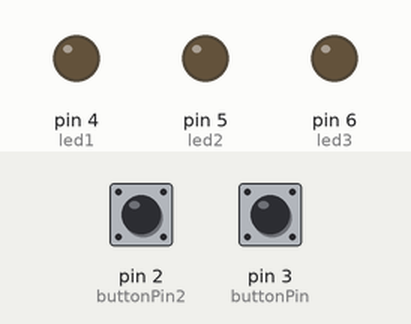
Recording of a sketch running on a simulated Arduino Uno, built with avr-gcc and run on an emulated ATmega328P. On the bench: output pins drawn as LEDs (lit = HIGH). The inputs (shaded band) are chosen by the test bench; at power-on: pin 2 (buttonPin2) LOW, pin 3 (buttonPin) LOW.

Above: at 1.2 s.
1.3 s: pin 2 (buttonPin2) pulled HIGH for 0.15 s
At 4.1 s:
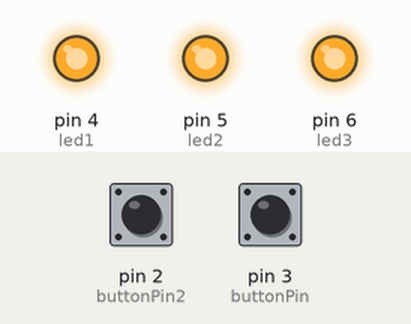
4.4 s: pin 3 (buttonPin) pulled HIGH for 0.15 s
At 5.2 s:
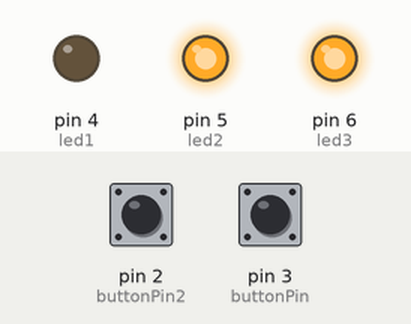
7.5 s: pin 2 (buttonPin2) pulled HIGH for 1 s
At 8.3 s:
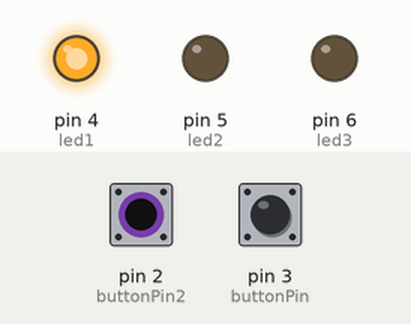
11.0 s: pin 3 (buttonPin) pulled HIGH for 1 s
At 12.3 s:
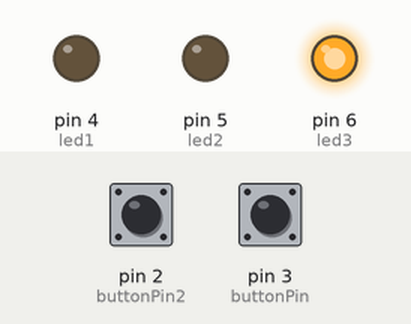
Timing chart, 0 to 14.5 s (numbered marks = the images above; inputs shaded):
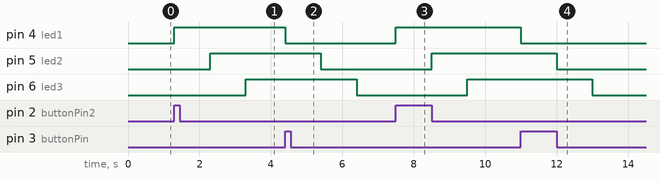

The sketch:

interrups_3Leds.ino
```cpp
const int buttonPin = 3;
const int buttonPin2 = 2;
const int led1 = 4;
const int led2 = 5;
const int led3 = 6;

int buttonState = 0;
int buttonState1 = 0;

// the setup function runs once when you press reset or power the board
void setup() {
  // initialize digital pin LED_BUILTIN as an output.

  pinMode(led1, OUTPUT);
  pinMode(led2, OUTPUT);
  pinMode(led3, OUTPUT);

  pinMode(buttonPin2, INPUT);

}

// the loop function runs over and over again forever
void loop() {
  noInterrupts();
  // critical, time-sensitive code here
  buttonState = digitalRead(buttonPin2);
  buttonState1 = digitalRead(buttonPin);
  interrupts();
  // other code here
  if (buttonState == HIGH)
  {
    // turn LED on:
    digitalWrite(led1, HIGH);
    delay(1000);
    digitalWrite(led2, HIGH);
    delay(1000);
    digitalWrite(led3, HIGH);
    delay(1000);
  }
  if (buttonState1 == HIGH)
  {
    // turn LED off:
    digitalWrite(led1, LOW);
    delay(1000);
    digitalWrite(led2, LOW);
    delay(1000);
    digitalWrite(led3, LOW);
    delay(1000);
  }
}
```

Measured:
- after the input at 1.3 s, pin 4 (led1): LOW → HIGH at once; pin 5 (led2): LOW → HIGH after 1.0 s; pin 6 (led3): LOW → HIGH after 2.0 s
- after the input at 4.4 s, pin 4 (led1): HIGH → LOW at once; pin 5 (led2): HIGH → LOW after 1.0 s; pin 6 (led3): HIGH → LOW after 2.0 s
- after the input at 7.5 s, pin 4 (led1): LOW → HIGH at once; pin 5 (led2): LOW → HIGH after 1.0 s; pin 6 (led3): LOW → HIGH after 2.0 s
- after the input at 11.0 s, pin 4 (led1): HIGH → LOW at once; pin 5 (led2): HIGH → LOW after 1.0 s; pin 6 (led3): HIGH → LOW after 2.0 s
